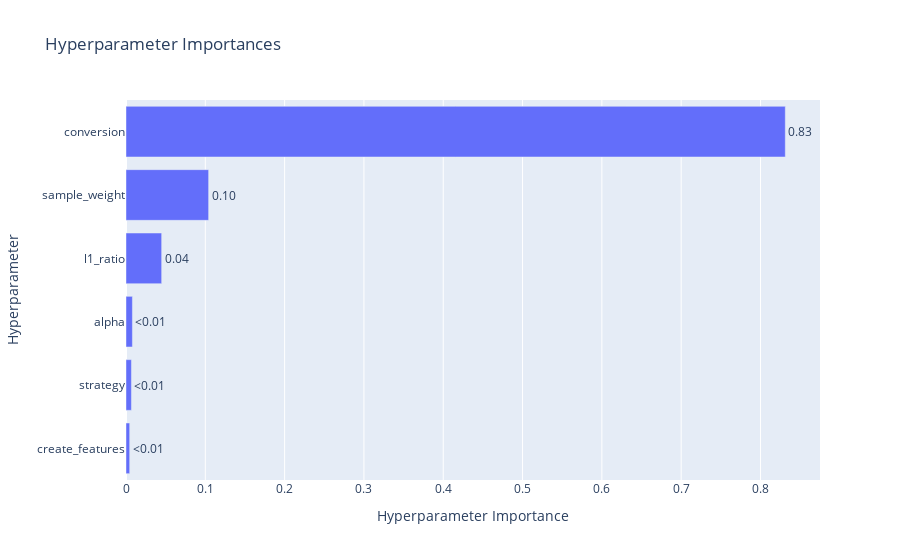

Notebook code cell kept with this figure:
### Code cell
optuna.visualization.plot_param_importances(study)

### Figure 1 — Plotly figure (JSON) as saved in the notebook; plotly's stock layout.template omitted (floating-point values rounded to 4 significant figures)
{"data": [{"cliponaxis": false, "hovertemplate": ["create_features (CategoricalDistribution): 0.0046533068112461105<extra></extra>", "strategy (CategoricalDistribution): 0.006822796407326293<extra></extra>", "alpha (FloatDistribution): 0.008066831028842305<extra></extra>", "l1_ratio (FloatDistribution): 0.04496761386584945<extra></extra>", "sample_weight (CategoricalDistribution): 0.10419381618626045<extra></extra>", "conversion (IntDistribution): 0.8312956357004754<extra></extra>"], "name": "Objective Value", "orientation": "h", "text": ["<0.01", "<0.01", "<0.01", "0.04", "0.10", "0.83"], "textposition": "outside", "type": "bar", "x": [0.004653, 0.006823, 0.008067, 0.04497, 0.1042, 0.8313], "y": ["create_features", "strategy", "alpha", "l1_ratio", "sample_weight", "conversion"]}], "layout": {"title": {"text": "Hyperparameter Importances"}, "xaxis": {"title": {"text": "Hyperparameter Importance"}}, "yaxis": {"title": {"text": "Hyperparameter"}}}}
